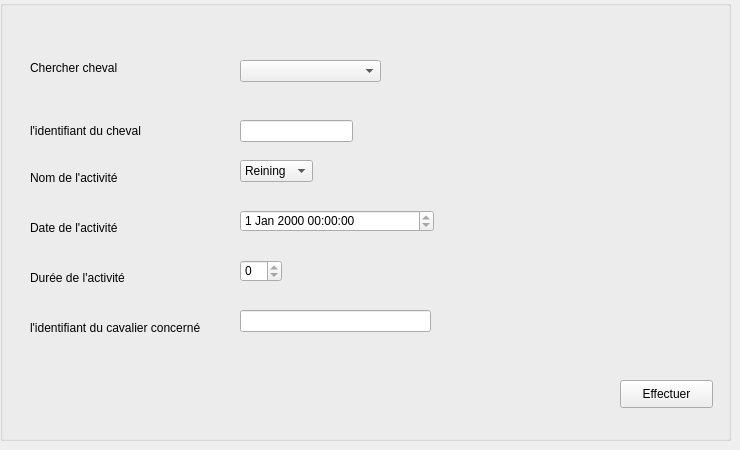
     <widget class="QWidget" name="tab_10">
      <attribute name="title">
       <string>Modifier</string>
      </attribute>
      <widget class="QGroupBox" name="groupBox_8">
       <property name="geometry">
        <rect>
         <x>0</x>
         <y>0</y>
         <width>731</width>
         <height>441</height>
        </rect>
       </property>
       <property name="title">
        <string/>
       </property>
       <widget class="QLabel" name="label_29">
        <property name="geometry">
         <rect>
          <x>30</x>
          <y>110</y>
          <width>141</width>
          <height>41</height>
         </rect>
        </property>
        <property name="text">
         <string>l'identifiant du cheval</string>
        </property>
       </widget>
       <widget class="QLabel" name="label_30">
        <property name="geometry">
         <rect>
          <x>30</x>
          <y>170</y>
          <width>231</width>
          <height>16</height>
         </rect>
        </property>
        <property name="text">
         <string>Nom de l'activité</string>
        </property>
       </widget>
       <widget class="QLabel" name="label_31">
        <property name="geometry">
         <rect>
          <x>30</x>
          <y>220</y>
          <width>131</width>
          <height>16</height>
         </rect>
        </property>
        <property name="text">
         <string>Date de l'activité</string>
        </property>
       </widget>
       <widget class="QLabel" name="label_32">
        <property name="geometry">
         <rect>
          <x>30</x>
          <y>270</y>
          <width>111</width>
          <height>16</height>
         </rect>
        </property>
        <property name="text">
         <string>Durée de l'activité</string>
        </property>
       </widget>
       <widget class="QLabel" name="label_33">
        <property name="geometry">
         <rect>
          <x>30</x>
          <y>320</y>
          <width>201</width>
          <height>16</height>
         </rect>
        </property>
        <property name="text">
         <string>l'identifiant du cavalier concerné</string>
        </property>
       </widget>
       <widget class="QLineEdit" name="lineEdit_4">
        <property name="geometry">
         <rect>
          <x>240</x>
          <y>120</y>
          <width>113</width>
          <height>22</height>
         </rect>
        </property>
        <property name="text">
         <string/>
        </property>
        <property name="readOnly">
         <bool>false</bool>
        </property>
       </widget>
       <widget class="QSpinBox" name="spinBox_4">
        <property name="geometry">
         <rect>
          <x>240</x>
          <y>260</y>
          <width>42</width>
          <height>22</height>
         </rect>
        </property>
        <property name="toolTip">
         <string>&lt;html&gt;&lt;head/&gt;&lt;body&gt;&lt;p&gt;d&lt;/p&gt;&lt;p&gt;&lt;br/&gt;&lt;/p&gt;&lt;p&gt;&lt;br/&gt;&lt;/p&gt;&lt;/body&gt;&lt;/html&gt;</string>
        </property>
        <property name="readOnly">
         <bool>true</bool>
        </property>
       </widget>
       <widget class="QDateTimeEdit" name="dateTimeEdit_2">
        <property name="geometry">
         <rect>
          <x>240</x>
          <y>210</y>
          <width>194</width>
          <height>22</height>
         </rect>
        </property>
        <property name="readOnly">
         <bool>true</bool>
        </property>
       </widget>
       <widget class="QComboBox" name="comboBox_4">
        <property name="geometry">
         <rect>
          <x>240</x>
          <y>160</y>
          <width>73</width>
          <height>22</height>
         </rect>
        </property>
        <item>
         <property name="text">
          <string>Reining</string>
         </property>
        </item>
       </widget>
       <widget class="QLineEdit" name="lineEdit_5">
        <property name="geometry">
         <rect>
          <x>240</x>
          <y>310</y>
          <width>191</width>
          <height>22</height>
         </rect>
        </property>
        <property name="readOnly">
         <bool>false</bool>
        </property>
       </widget>
       <widget class="QPushButton" name="pushButton_5">
        <property name="geometry">
         <rect>
          <x>620</x>
          <y>380</y>
          <width>93</width>
          <height>28</height>
         </rect>
        </property>
        <property name="text">
         <string>Effectuer</string>
        </property>
       </widget>
       <widget class="QComboBox" name="comboBox_3">
        <property name="geometry">
         <rect>
          <x>240</x>
          <y>60</y>
          <width>141</width>
          <height>22</height>
         </rect>
        </property>
       </widget>
       <widget class="QLabel" name="label_28">
        <property name="geometry">
         <rect>
          <x>30</x>
          <y>60</y>
          <width>101</width>
          <height>16</height>
         </rect>
        </property>
        <property name="text">
         <string>Chercher cheval</string>
        </property>
       </widget>
      </widget>
     </widget>
